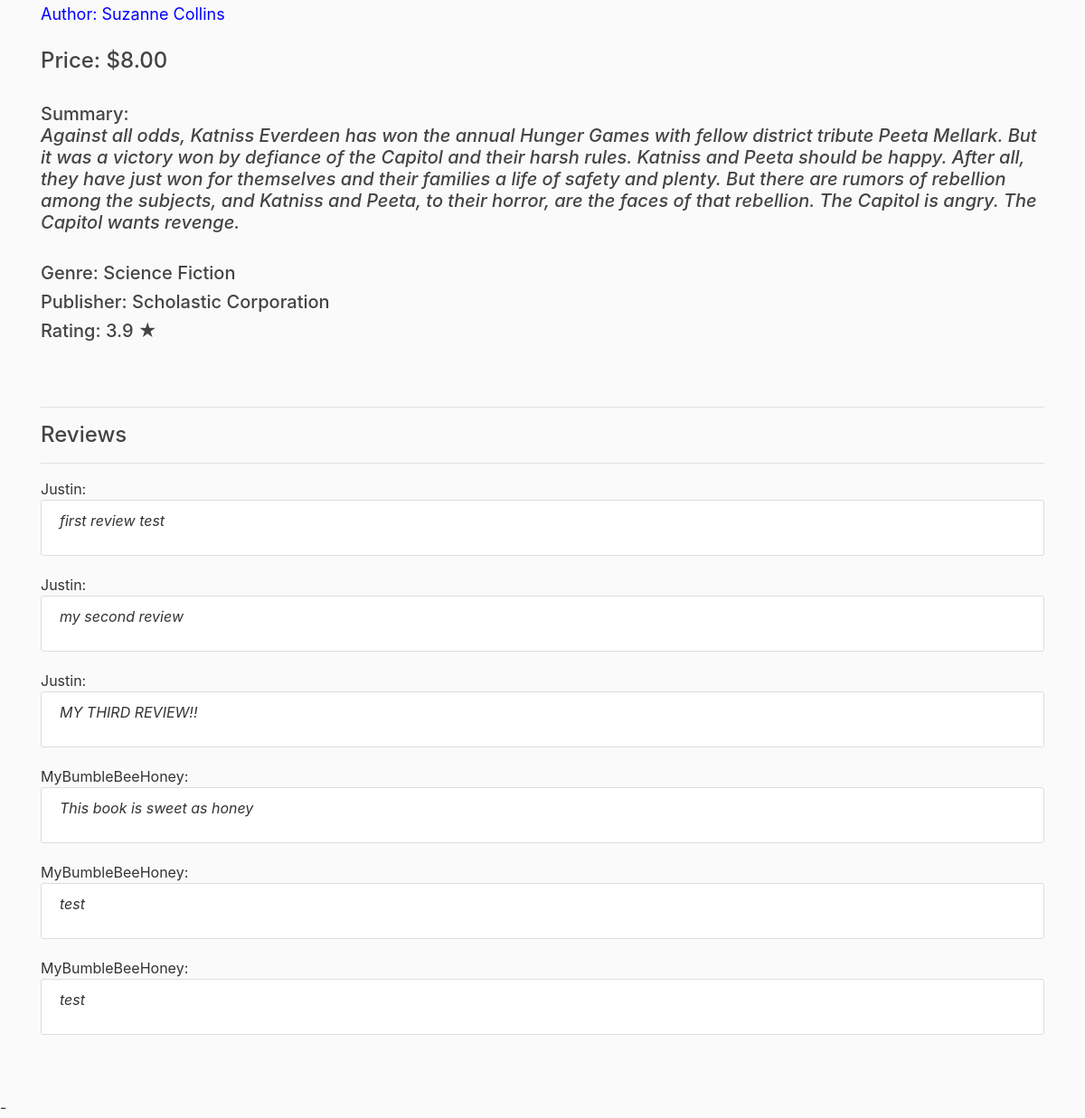
Before: /book/8 (lower part) with the older database file.
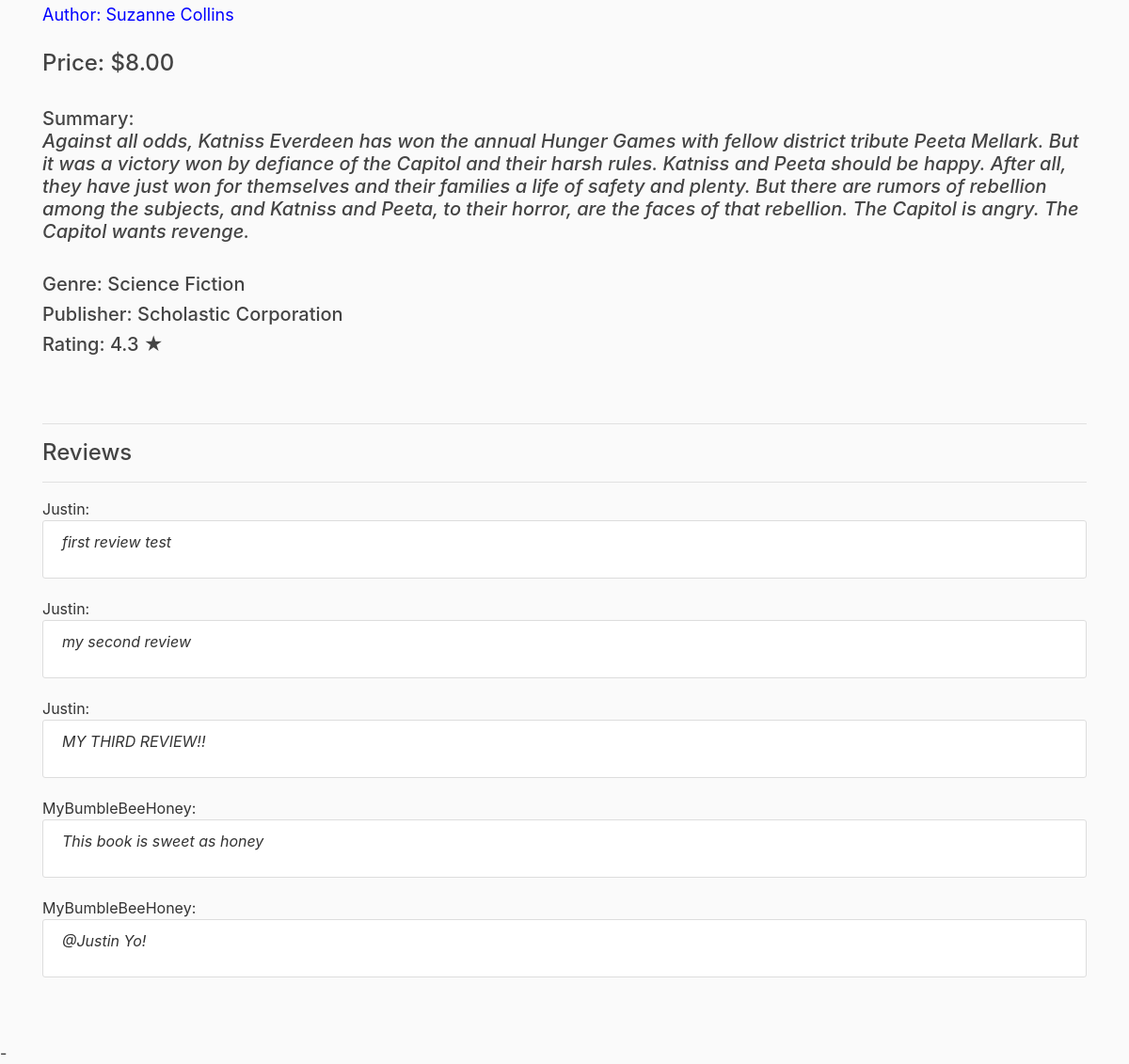
After: the same page with the newer database file.
### bookstore/models.py (models this page shows, shortened)
class Book(db.Model):
    id = db.Column(db.Integer, primary_key=True)
    title = db.Column(db.String(30), nullable=False)
    author = db.Column(db.String(30), nullable=False)
    genre = db.Column(db.String(30), nullable=False)
    book_rating = db.Column(db.Numeric(10,1))
    publisher = db.Column(db.String(30), nullable=False, default = 'N/A')
    summary = db.Column(db.String(), nullable=False, default = 'N/A')
    date_published = db.Column(db.String)
    price = db.Column(db.Numeric(8,2), nullable=False)
    image = db.Column(db.String(40), default='imagenotfound.jpg')
    numRatings = db.Column(db.Integer, default=0)
    sumRatings = db.Column(db.Integer, default=0)
    purchased = db.relationship('Purchases', backref='book')
    review = db.relationship('Reviews', backref='book')

class User(db.Model, UserMixin):
    id = db.Column(db.Integer, primary_key=True)
    username = db.Column(db.String(20), unique=True, nullable=False)
    email = db.Column(db.String(50), unique=True, nullable=False)
    password = db.Column(db.String(30), nullable=False)
    street = db.Column(db.String(60))
    city = db.Column(db.String(30))
    state = db.Column(db.String(2))
    zip = db.Column(db.String(5))
    addresses = db.relationship('ShippingAddress', backref='user')
    payments = db.relationship('PaymentMethod', backref='user')
    purchased = db.relationship('Purchases', backref='user')
    review = db.relationship('Reviews', backref='user')

class Reviews(db.Model):
    id = db.Column(db.Integer, primary_key=True)
    review = db.Column(db.String(500))
    user_id = db.Column(db.Integer, db.ForeignKey('user.id'))
    book_id = db.Column(db.Integer, db.ForeignKey('book.id'))

### bookstore/routes.py (the view, shortened to what this page needs)
@app.route('/book/<int:id>', methods=['GET', 'POST'])
def book(id):
    book = Book.query.get_or_404(id)
    path = url_for('static', filename='book_covers/')
    reviews = Reviews.query.filter_by(book_id=book.id)
    found = False
    if current_user.is_authenticated:
        purchased = Purchases.query.filter_by(user_id=current_user.id).all()
        for item in purchased:
            if item.book_id == id:
                found = True
    return render_template('book.html', title = book.title, book=book, path=path, reviews=reviews, User=User, found=found)

### bookstore/templates/book.html (shortened to what this page needs)
{% extends 'layout.html'%}
{% block content %}
<body>
</body>
<a href="{{ url_for('book_author', author=book.author) }}" style="color:blue;font-size:18px;"> Author: {{ book.author }}
</a>
<br><br>
<h4>Price: ${{book.price}}</h4>
<br>
<h5>Summary:<br><i>{{ book.summary }}</i></h5>
<br>
<h5>Genre: {{ book.genre }}</h5>
<h5>Publisher: {{ book.publisher }}</h5>
{%if book.book_rating == 1 %}
<h5>Rating: {{book.book_rating}} ★ </h5>
{% else %}
<h5>Rating: {{book.book_rating}} ★ </h5>
{% endif %}
<br>
<br>
<hr>
<h4>Reviews</h4>
<hr>
{% for review in reviews %}
    {% if review.user_id == -1 %}
    Anonymous:
    {% else %}
    {{ User.query.filter_by(id=review.user_id).first().username}}:
    {% endif %}
<div class=content-section>
    <p><i>{{ review.review }} </i></p>
</div>
{% endfor %}
<br><br>
{% endblock content%}

Changed rows visible on the page:
removed Reviews: {{ User.query.filter_by(id=review.user_id).first().username }} "MyBumbleBeeHoney", review "test"
removed Reviews: {{ User.query.filter_by(id=review.user_id).first().username }} "MyBumbleBeeHoney", review "test"
changed Book "Science Fiction": book_rating "3.9" → "4.3"
added Reviews: {{ User.query.filter_by(id=review.user_id).first().username }} "MyBumbleBeeHoney", review "@Justin Yo!"
